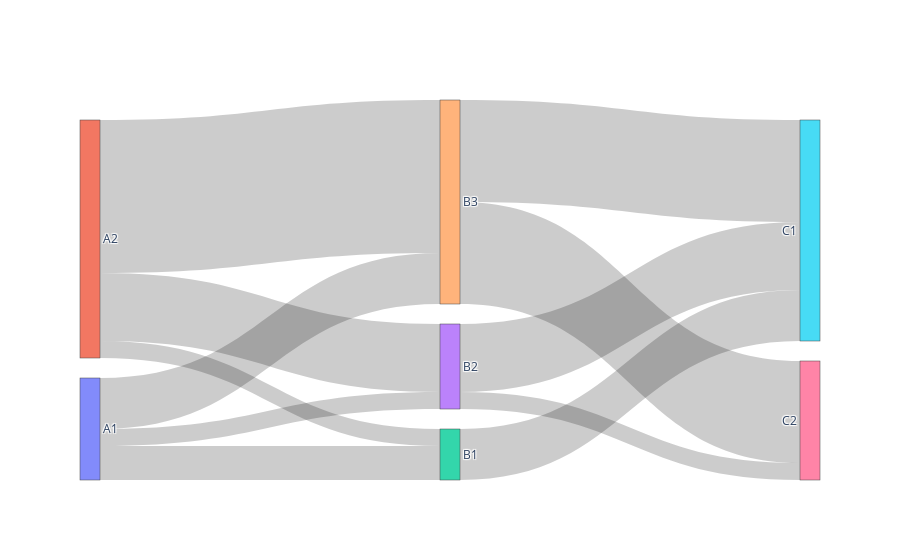

This figure's notebook cell:
### Markdown cell above
#### **Sankey - Basic**

### Code cell
fig = go.Figure(
    data = [go.Sankey(
        node = dict(
            label = node_label
        ),
        link = dict(
            source = source_node,
            target = target_node,
            value = values
        )
    )]
)

fig.show()

### Figure 1 — Plotly figure (JSON) as saved in the notebook; plotly's stock layout.template omitted (floating-point values rounded to 4 significant figures)
{"data": [{"link": {"source": [0, 0, 0, 1, 1, 1, 2, 3, 3, 4, 4], "target": [2, 3, 4, 2, 3, 4, 5, 5, 6, 5, 6], "value": [10, 5, 15, 5, 20, 45, 15, 20, 5, 30, 30]}, "node": {"label": ["A1", "A2", "B1", "B2", "B3", "C1", "C2"]}, "type": "sankey"}], "layout": {}}
